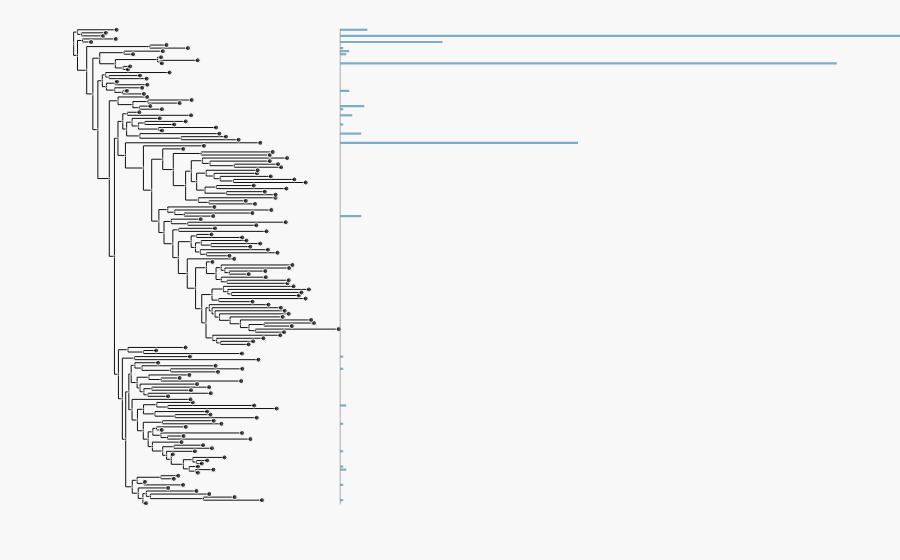

Here is the notebook cell this chart was saved with:
### Code cell
renamed_valcnts_abs = rename_dict_valcounts(get_dict_valcounts(csras_phyla_d, normalize=False)) 
data_dict = make_data_dict(renamed_valcnts_abs, renamed_pruned_tree, rank='Phyla')
data_dict
fig = jw_draw_tree.create_tree_w_bargraphs(renamed_pruned_tree, data_dict, label_mode='markers', 
                                           t_node_size= 5)

fig.write_html('./csra_mapped_bac120phyla.html')
go.Figure(fig)
